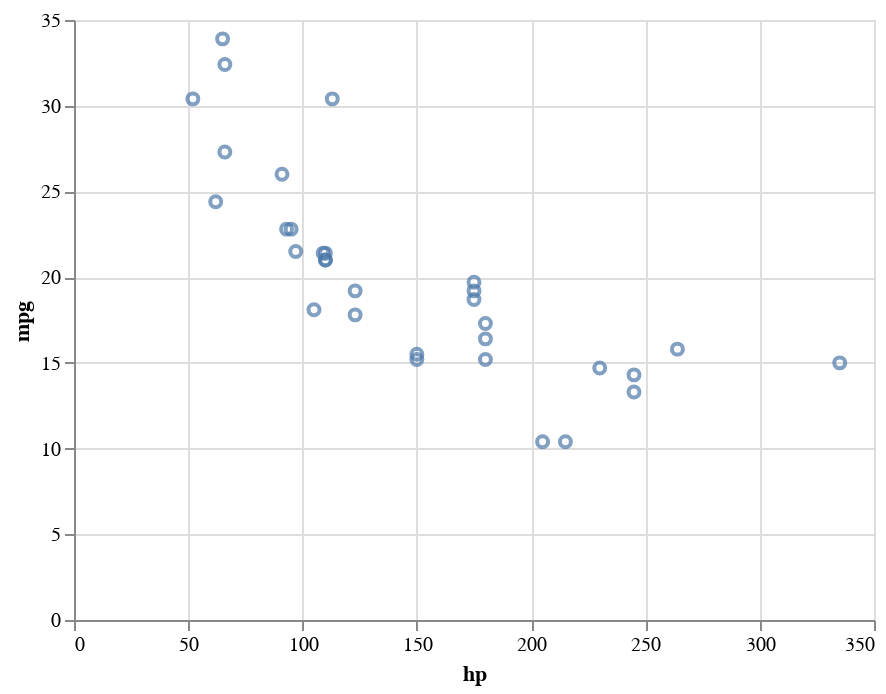

Notebook code cell kept with this figure:
### Code cell
import altair as alt

alt.Chart(mtcars).mark_point().encode(
    x='hp',
    y='mpg'
).interactive()

### Figure 1 — Vega-Lite specification as saved in the notebook (floating-point values rounded to 4 significant figures)
{"config": {"view": {"continuousWidth": 400, "continuousHeight": 300}}, "data": {"name": "data-9986ebf302b1eaee6b9f0bfd42cb8b40"}, "mark": "point", "encoding": {"x": {"type": "quantitative", "field": "hp"}, "y": {"type": "quantitative", "field": "mpg"}}, "selection": {"selector002": {"type": "interval", "bind": "scales", "encodings": ["x", "y"]}}, "$schema": "https://vega.github.io/schema/vega-lite/v4.8.1.json", "datasets": {"data-9986ebf302b1eaee6b9f0bfd42cb8b40": [{"make": "Mazda RX4", "mpg": 21.0, "cyl": 6, "disp": 160.0, "hp": 110, "drat": 3.9, "wt": 2.62, "qsec": 16.46, "vs": 0, "am": 1, "gear": 4, "carb": 4}, {"make": "Mazda RX4 Wag", "mpg": 21.0, "cyl": 6, "disp": 160.0, "hp": 110, "drat": 3.9, "wt": 2.875, "qsec": 17.02, "vs": 0, "am": 1, "gear": 4, "carb": 4}, {"make": "Datsun 710", "mpg": 22.8, "cyl": 4, "disp": 108.0, "hp": 93, "drat": 3.85, "wt": 2.32, "qsec": 18.61, "vs": 1, "am": 1, "gear": 4, "carb": 1}, {"make": "Hornet 4 Drive", "mpg": 21.4, "cyl": 6, "disp": 258.0, "hp": 110, "drat": 3.08, "wt": 3.215, "qsec": 19.44, "vs": 1, "am": 0, "gear": 3, "carb": 1}, {"make": "Hornet Sportabout", "mpg": 18.7, "cyl": 8, "disp": 360.0, "hp": 175, "drat": 3.15, "wt": 3.44, "qsec": 17.02, "vs": 0, "am": 0, "gear": 3, "carb": 2}, {"make": "Valiant", "mpg": 18.1, "cyl": 6, "disp": 225.0, "hp": 105, "drat": 2.76, "wt": 3.46, "qsec": 20.22, "vs": 1, "am": 0, "gear": 3, "carb": 1}, {"make": "Duster 360", "mpg": 14.3, "cyl": 8, "disp": 360.0, "hp": 245, "drat": 3.21, "wt": 3.57, "qsec": 15.84, "vs": 0, "am": 0, "gear": 3, "carb": 4}, {"make": "Merc 240D", "mpg": 24.4, "cyl": 4, "disp": 146.7, "hp": 62, "drat": 3.69, "wt": 3.19, "qsec": 20.0, "vs": 1, "am": 0, "gear": 4, "carb": 2}, {"make": "Merc 230", "mpg": 22.8, "cyl": 4, "disp": 140.8, "hp": 95, "drat": 3.92, "wt": 3.15, "qsec": 22.9, "vs": 1, "am": 0, "gear": 4, "carb": 2}, {"make": "Merc 280", "mpg": 19.2, "cyl": 6, "disp": 167.6, "hp": 123, "drat": 3.92, "wt": 3.44, "qsec": 18.3, "vs": 1, "am": 0, "gear": 4, "carb": 4}, {"make": "Merc 280C", "mpg": 17.8, "cyl": 6, "disp": 167.6, "hp": 123, "drat": 3.92, "wt": 3.44, "qsec": 18.9, "vs": 1, "am": 0, "gear": 4, "carb": 4}, {"make": "Merc 450SE", "mpg": 16.4, "cyl": 8, "disp": 275.8, "hp": 180, "drat": 3.07, "wt": 4.07, "qsec": 17.4, "vs": 0, "am": 0, "gear": 3, "carb": 3}, {"make": "Merc 450SL", "mpg": 17.3, "cyl": 8, "disp": 275.8, "hp": 180, "drat": 3.07, "wt": 3.73, "qsec": 17.6, "vs": 0, "am": 0, "gear": 3, "carb": 3}, {"make": "Merc 450SLC", "mpg": 15.2, "cyl": 8, "disp": 275.8, "hp": 180, "drat": 3.07, "wt": 3.78, "qsec": 18.0, "vs": 0, "am": 0, "gear": 3, "carb": 3}, {"make": "Cadillac Fleetwood", "mpg": 10.4, "cyl": 8, "disp": 472.0, "hp": 205, "drat": 2.93, "wt": 5.25, "qsec": 17.98, "vs": 0, "am": 0, "gear": 3, "carb": 4}, {"make": "Lincoln Continental", "mpg": 10.4, "cyl": 8, "disp": 460.0, "hp": 215, "drat": 3.0, "wt": 5.424, "qsec": 17.82, "vs": 0, "am": 0, "gear": 3, "carb": 4}, {"make": "Chrysler Imperial", "mpg": 14.7, "cyl": 8, "disp": 440.0, "hp": 230, "drat": 3.23, "wt": 5.345, "qsec": 17.42, "vs": 0, "am": 0, "gear": 3, "carb": 4}, {"make": "Fiat 128", "mpg": 32.4, "cyl": 4, "disp": 78.7, "hp": 66, "drat": 4.08, "wt": 2.2, "qsec": 19.47, "vs": 1, "am": 1, "gear": 4, "carb": 1}, {"make": "Honda Civic", "mpg": 30.4, "cyl": 4, "disp": 75.7, "hp": 52, "drat": 4.93, "wt": 1.615, "qsec": 18.52, "vs": 1, "am": 1, "gear": 4, "carb": 2}, {"make": "Toyota Corolla", "mpg": 33.9, "cyl": 4, "disp": 71.1, "hp": 65, "drat": 4.22, "wt": 1.835, "qsec": 19.9, "vs": 1, "am": 1, "gear": 4, "carb": 1}, {"make": "Toyota Corona", "mpg": 21.5, "cyl": 4, "disp": 120.1, "hp": 97, "drat": 3.7, "wt": 2.465, "qsec": 20.01, "vs": 1, "am": 0, "gear": 3, "carb": 1}, {"make": "Dodge Challenger", "mpg": 15.5, "cyl": 8, "disp": 318.0, "hp": 150, "drat": 2.76, "wt": 3.52, "qsec": 16.87, "vs": 0, "am": 0, "gear": 3, "carb": 2}, {"make": "AMC Javelin", "mpg": 15.2, "cyl": 8, "disp": 304.0, "hp": 150, "drat": 3.15, "wt": 3.435, "qsec": 17.3, "vs": 0, "am": 0, "gear": 3, "carb": 2}, {"make": "Camaro Z28", "mpg": 13.3, "cyl": 8, "disp": 350.0, "hp": 245, "drat": 3.73, "wt": 3.84, "qsec": 15.41, "vs": 0, "am": 0, "gear": 3, "carb": 4}, {"make": "Pontiac Firebird", "mpg": 19.2, "cyl": 8, "disp": 400.0, "hp": 175, "drat": 3.08, "wt": 3.845, "qsec": 17.05, "vs": 0, "am": 0, "gear": 3, "carb": 2}, {"make": "Fiat X1-9", "mpg": 27.3, "cyl": 4, "disp": 79.0, "hp": 66, "drat": 4.08, "wt": 1.935, "qsec": 18.9, "vs": 1, "am": 1, "gear": 4, "carb": 1}, {"make": "Porsche 914-2", "mpg": 26.0, "cyl": 4, "disp": 120.3, "hp": 91, "drat": 4.43, "wt": 2.14, "qsec": 16.7, "vs": 0, "am": 1, "gear": 5, "carb": 2}, {"make": "Lotus Europa", "mpg": 30.4, "cyl": 4, "disp": 95.1, "hp": 113, "drat": 3.77, "wt": 1.513, "qsec": 16.9, "vs": 1, "am": 1, "gear": 5, "carb": 2}, {"make": "Ford Pantera L", "mpg": 15.8, "cyl": 8, "disp": 351.0, "hp": 264, "drat": 4.22, "wt": 3.17, "qsec": 14.5, "vs": 0, "am": 1, "gear": 5, "carb": 4}, {"make": "Ferrari Dino", "mpg": 19.7, "cyl": 6, "disp": 145.0, "hp": 175, "drat": 3.62, "wt": 2.77, "qsec": 15.5, "vs": 0, "am": 1, "gear": 5, "carb": 6}, {"make": "Maserati Bora", "mpg": 15.0, "cyl": 8, "disp": 301.0, "hp": 335, "drat": 3.54, "wt": 3.57, "qsec": 14.6, "vs": 0, "am": 1, "gear": 5, "carb": 8}, {"make": "Volvo 142E", "mpg": 21.4, "cyl": 4, "disp": 121.0, "hp": 109, "drat": 4.11, "wt": 2.78, "qsec": 18.6, "vs": 1, "am": 1, "gear": 4, "carb": 2}]}}
